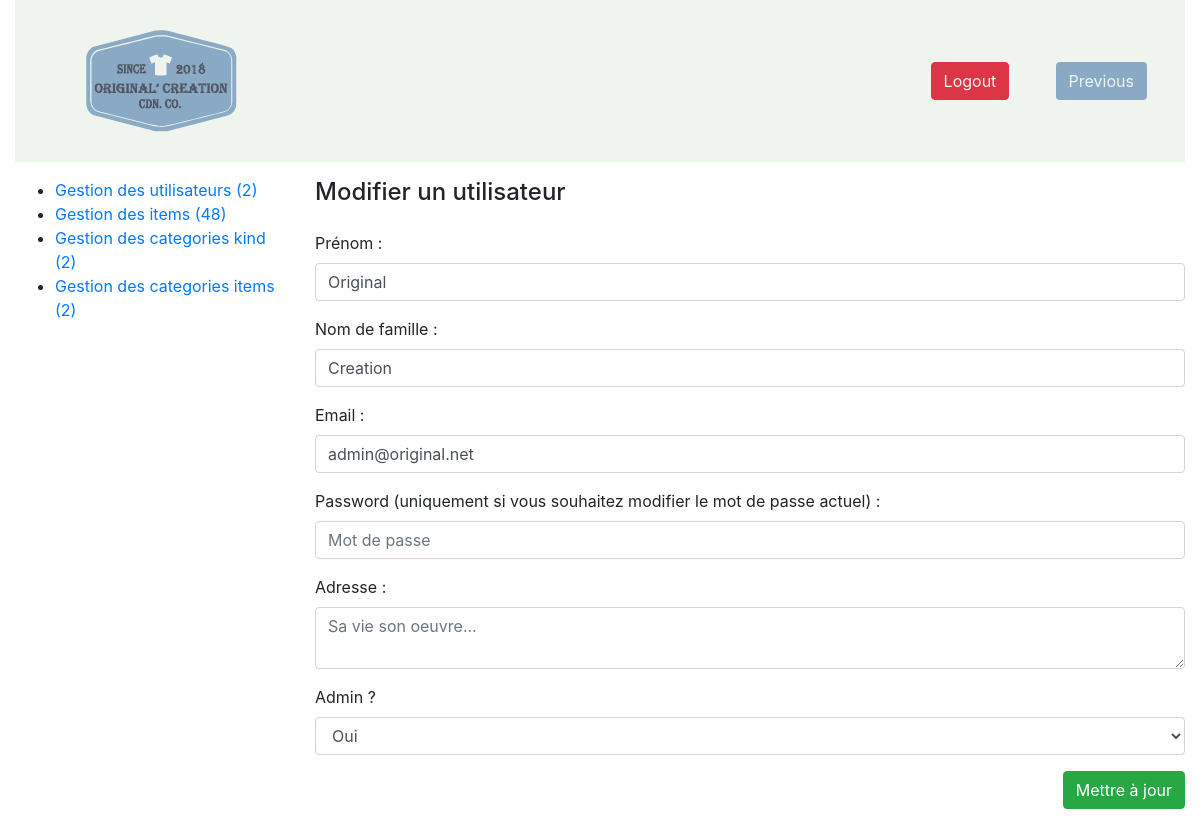
/admin/user-form.php?user_id=14&action=edit (signed in), run on the app's committed database.
### tables this page shows
CREATE TABLE IF NOT EXISTS `user` (
  `id` int(11) NOT NULL AUTO_INCREMENT,
  `firstname` varchar(255) NOT NULL,
  `lastname` varchar(255) NOT NULL,
  `email` varchar(255) NOT NULL,
  `password` varchar(255) NOT NULL,
  `is_admin` tinyint(1) DEFAULT '0',
  `adress` varchar(255) NOT NULL,
  PRIMARY KEY (`id`)
);

### admin/user-form.php (the view, shortened to what this page needs)
<?php
require_once '../tools/common.php';
if(isset($_GET['user_id']) && isset($_GET['action']) && $_GET['action'] == 'edit'){
    $query = $db->prepare('SELECT * FROM user WHERE id = ?');
    $query->execute(array($_GET['user_id']));
    $user = $query->fetch();
}
?>
<!DOCTYPE html>
<html>
<head>
    <?php require 'partials/head_assets.php'; ?>
</head>
<body class="index-body">
<div class="container-fluid">
    <?php require 'partials/header.php'; ?>
    <div class="row my-3 index-content">
        <?php require 'partials/nav.php'; ?>
        <section class="col-9">
            <header class="pb-3">
                <h4><?php if(isset($user)): ?>Modifier<?php else: ?>Ajouter<?php endif; ?> un utilisateur</h4>
            </header>
            <form action="user-form.php" method="post">
                <div class="form-group">
                    <label for="firstname">Prénom :</label>
                    <input class="form-control" <?php if(isset($user)): ?>value="<?php echo $user['firstname']?>"<?php endif; ?> type="text" placeholder="Prénom" name="firstname" id="firstname" />
                </div>
                <div class="form-group">
                    <label for="lastname">Nom de famille : </label>
                    <input class="form-control" <?php if(isset($user)): ?>value="<?php echo $user['lastname']?>"<?php endif; ?> type="text" placeholder="Nom de famille" name="lastname" id="lastname" />
                </div>
                <div class="form-group">
                    <label for="email">Email :</label>
                    <input class="form-control" <?php if(isset($user)): ?>value="<?php echo $user['email']?>"<?php endif; ?> type="email" placeholder="Email" name="email" id="email" />
                </div>
                <div class="form-group">
                    <label for="password">Password <?php if(isset($user)): ?>(uniquement si vous souhaitez modifier le mot de passe actuel) <?php endif; ?>: </label>
                    <input class="form-control" type="password" placeholder="Mot de passe" name="password" id="password" />
                </div>
                <div class="form-group">
                    <label for="adress">Adresse :</label>
                    <textarea class="form-control" name="adress" id="adress" placeholder="Sa vie son oeuvre..."><?php if(isset($user)): ?><?php echo $user['adress']?><?php endif; ?></textarea>
                </div>
                <div class="form-group">
                    <label for="is_admin"> Admin ?</label>
                    <select class="form-control" name="is_admin" id="is_admin">
                        <option value="1" <?php if(isset($user) && $user['is_admin'] == 1): ?>selected<?php endif; ?>>Oui</option>
                    </select>
                </div>
                <div class="text-right">
                    <?php if(isset($user)): ?>
                        <input class="btn btn-success" type="submit" name="update" value="Mettre à jour" />
                    <?php else: ?>
                        <input class="btn btn-success" type="submit" name="save" value="Enregistrer" />
                    <?php endif; ?>
                </div>
            </form>
        </section>
    </div>
</div>
</body>
</html>

### data on the page
user: firstname "Original", lastname "Creation", email "admin@original.net", is_admin "Oui"

### other printed values
$nbUsers "2"
$nbItems "48"
$nbCategoryKind "2"
$nbCategoryItem "2"
